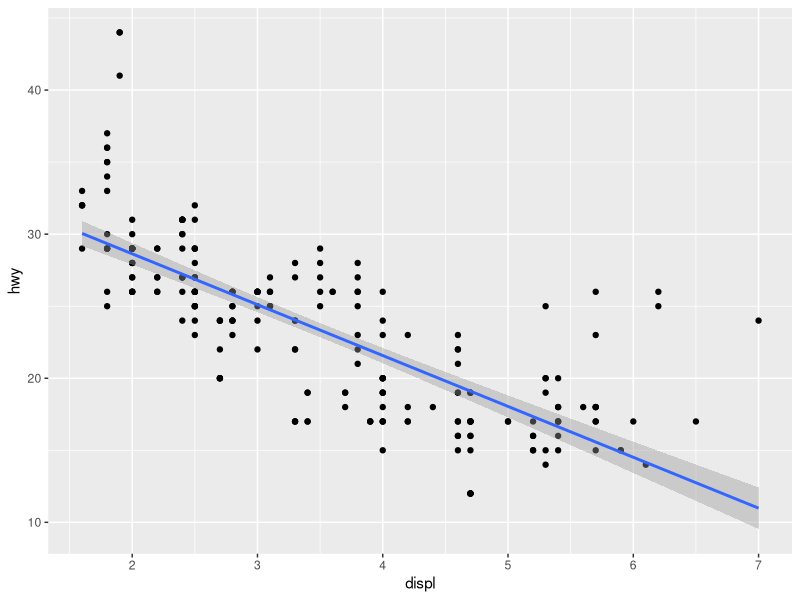
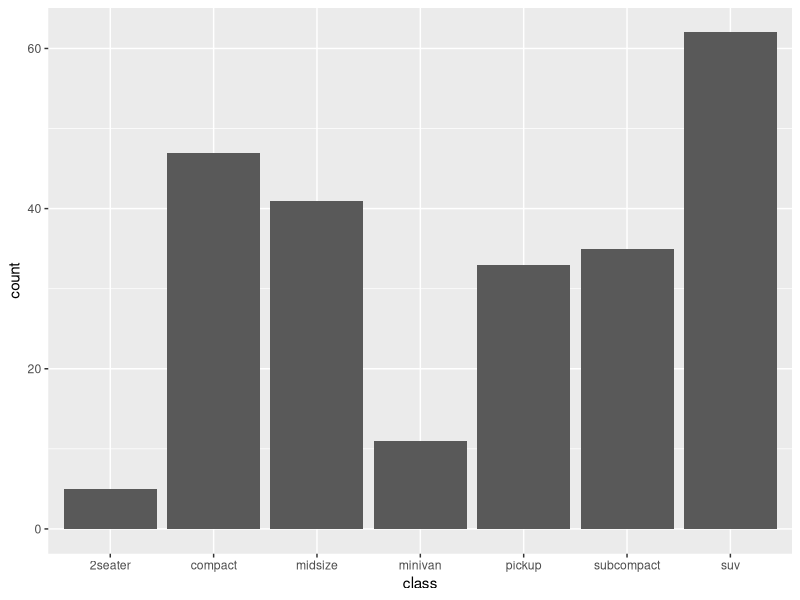

These figures' R source, in order:
################################
## Chapter 2: Workflow basics ##
################################
#https://r4ds.hadley.nz/workflow-basics
#####
# 2.5 Exercises

# 1. Why does this code not work?
my_variable <- 10
#my_varıable there is a typo
my_variable

# 2. Tweak each of the following R commands so that they run correctly:
#libary(todyverse)

#ggplot(dTA = mpg) + 
#  geom_point(maping = aes(x = displ y = hwy)) +
#  geom_smooth(method = "lm)

library(tidyverse)

ggplot(data = mpg,
       mapping = aes(x = displ, y = hwy)) + 
  geom_point() +
  geom_smooth(method = "lm")

# 3. Press Option + Shift + K / Alt + Shift + K. What happens? How can you get to the same place using the menus?
# Tools, keyboard shortcuts help

# 4. Let’s revisit an exercise from the Section 1.6. Run the following lines of code. Which of the two plots is saved as mpg-plot.png? Why?
my_bar_plot <- ggplot(mpg, aes(x = class)) +
  geom_bar()
my_scatter_plot <- ggplot(mpg, aes(x = cty, y = hwy)) +
  geom_point()
ggsave(filename = "mpg-plot.png", plot = my_bar_plot)
# the bar plot because it's been made an object and called in ggsave

